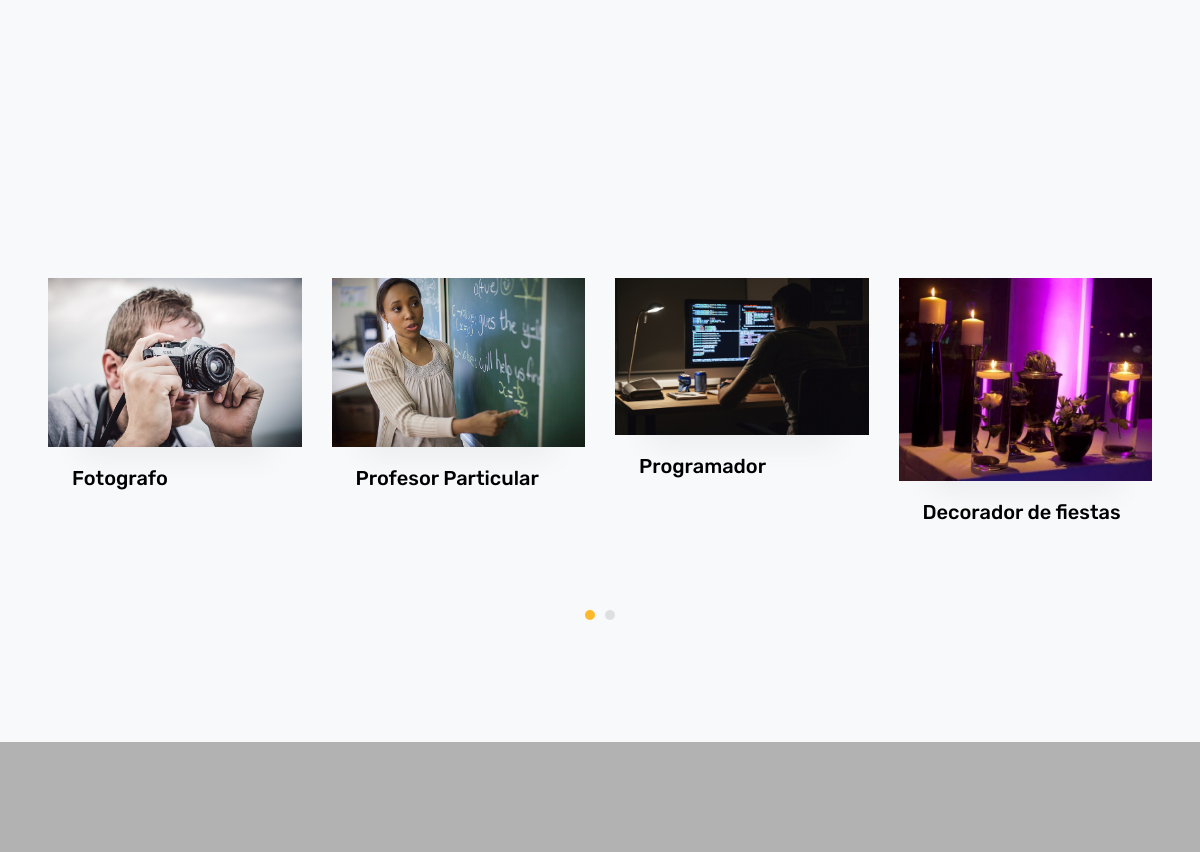
The app's page / (middle part), older data.
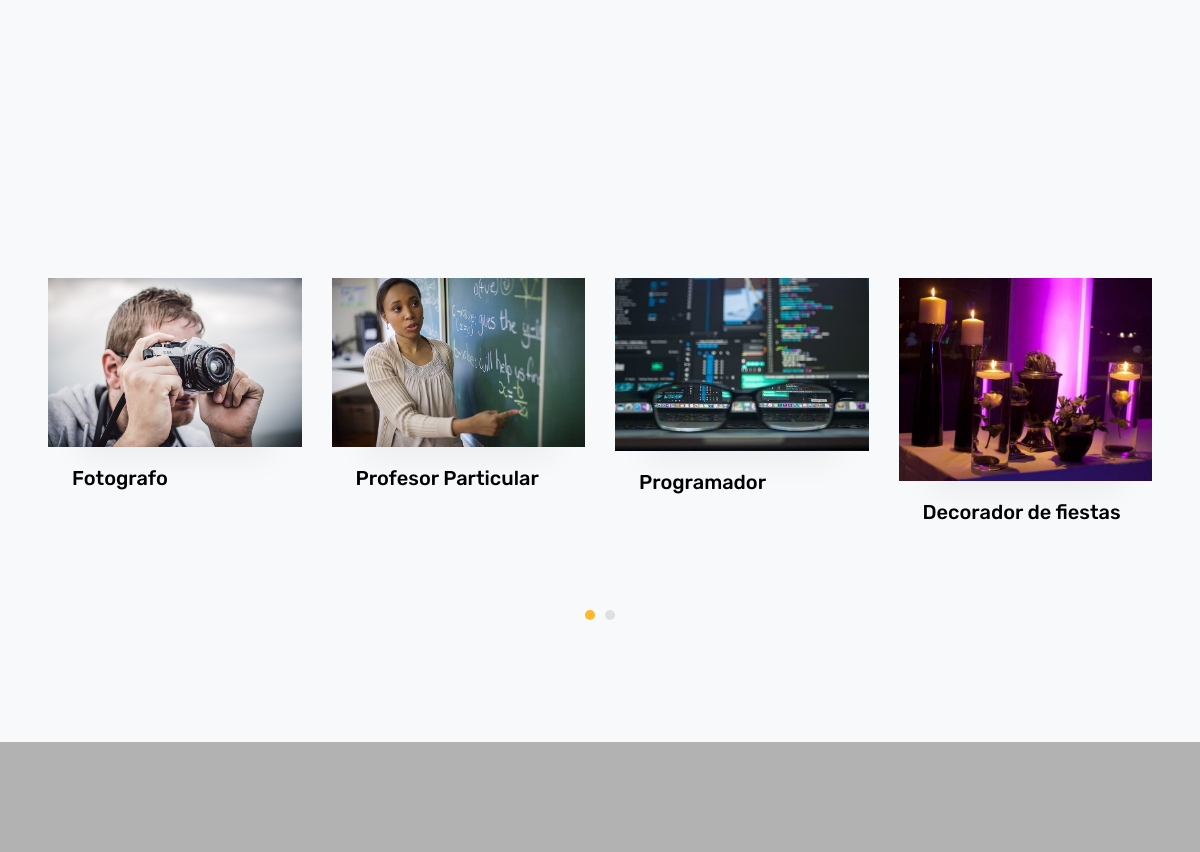
The same page, newer data.
### pagweb/models.py (models this page shows, shortened)
class Profesion(models.Model):
    nombre_profesion = models.CharField(max_length=30)
    imagen_chica = models.ImageField(upload_to='media/', null=True, blank=True)
    imagen_grande = models.ImageField(upload_to='media/', null=True, blank=True)
    class Meta:
        verbose_name = 'Profesion'
        verbose_name_plural = 'Profesiones'

### pagweb/views.py (the view)
# urls.py: path('', views.index, name='index'),
def index(request):
    url_homepage = "index2.html"
    listado_prof = Profesion.objects.all()
    contexto = { "lista_profesiones":listado_prof }
    return render(request, url_homepage, contexto)

### pagweb/templates/index2.html (shortened to what this page needs)
<!DOCTYPE html>
<html lang="en">
  <head>
    <link rel="stylesheet" href="/static/css/open-iconic-bootstrap.min.css">
    <link rel="stylesheet" href="/static/css/animate.css">
    <link rel="stylesheet" href="/static/css/owl.carousel.min.css">
    <link rel="stylesheet" href="/static/css/owl.theme.default.min.css">
    <link rel="stylesheet" href="/static/css/magnific-popup.css">
    <link rel="stylesheet" href="/static/css/aos.css">
    <link rel="stylesheet" href="/static/css/ionicons.min.css">
    <link rel="stylesheet" href="/static/css/flaticon.css">
    <link rel="stylesheet" href="/static/css/icomoon.css">
    <link rel="stylesheet" href="/static/css/style.css">
  </head>
  <body>
    <section class="ftco-section ftco-project bg-light" data-section="projects">
    	<div class="container-fluid px-md-5">
    		<div class="row justify-content-center pb-5">
        </div>
    		<div class="row">
    			<div class="col-md-12 testimonial">
            <div class="carousel-project owl-carousel">
							{% for x in lista_profesiones %}
								<div class="item">
									<div class="project">
                    <a href="../listafree?prof={{x.id}}">
                      <div class="img">
                        <img src="media/{{ x.imagen_chica }}" class="img-fluid" alt="{{ x.nombre_profesion }}">
                      </div>
                      <div class="text px-4">
                        <h3>{{ x.nombre_profesion }}</h3>
                      </div>
                    </a>
									</div>
								</div>
							{% endfor %}
            </div>
          </div>
    		</div>
    	</div>
    </section>
    <section class="ftco-section contact-section">
    </section>
  </body>
</html>

Row changes from the older to the newer data that the page shows:
changed Profesion "Programador": imagen_chica: a different picture
